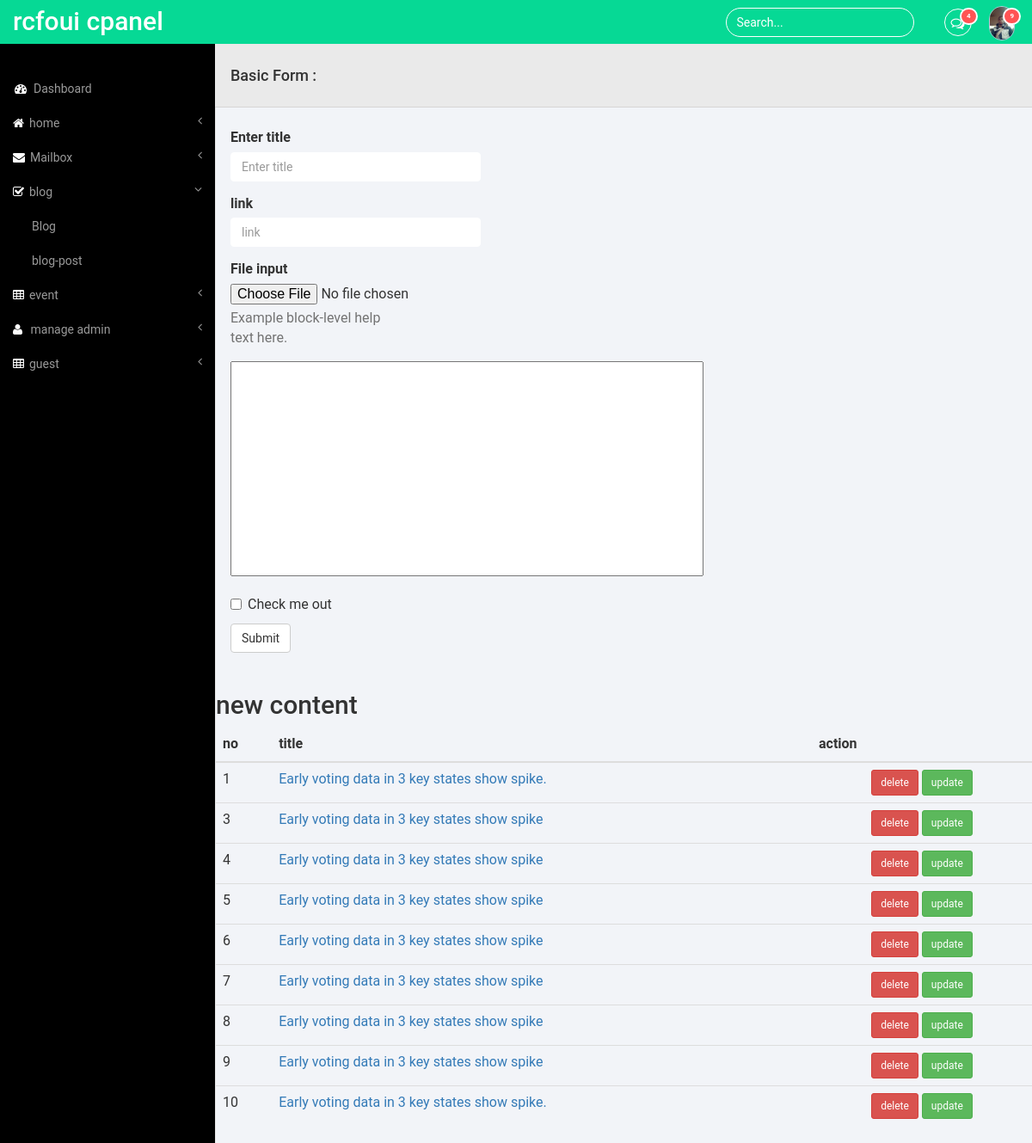
The app's page /publicity/hod/blog.php?epr=hod (signed in) with its own data.
### tables this page shows
CREATE TABLE `blog` (
  `id` int(11) NOT NULL,
  `title` text NOT NULL,
  `img` text NOT NULL,
  `link` text NOT NULL,
  `cat` varchar(1000) NOT NULL,
  `note` text NOT NULL,
  `date` timestamp NOT NULL DEFAULT CURRENT_TIMESTAMP ON UPDATE CURRENT_TIMESTAMP,
  `author` text NOT NULL
);

### publicity/hod/blog.php (the view, shortened to what this page needs)
<?php
require '../../php/db.php';
$epr="";
if (isset($_GET['epr']))
	$epr=$_GET['epr'];
?>
<!DOCTYPE html>
<html>
<head>
	<?php
	include '../adminnavbar.php';
	?>
	<?php
		if($epr=='update')
		{
			$id=$_GET['id'];
			$row="SELECT * FROM blog WHERE id='$id'";
			if ($result = mysqli_query($conn, $row)){
			$st_row=mysqli_fetch_assoc($result);
		}
			?>
			<div class="form-grids row widget-shadow"
				data-example-id="basic-forms">
				<div class="form-title">
					<h4>Basic Form :</h4>
				</div>
				<div class="form-body">
					<form method="post" enctype="multipart/form-data" action="blog.php?epr=saveup">
					<div class="form-group">
							<label for="title">
								id
							</label>
							<input type="text" class="form-control form-upload" id="exampleInputEmail1" value="<?php echo $st_row['id']?>" name="id" placeholder="Enter title">
						</div>
					<div class="form-group">
							<label for="title">
								Enter title
							</label>
							<input type="text" class="form-control form-upload" id="exampleInputEmail1" value="<?php echo $st_row['title']?>" name="title" placeholder="Enter title">
						</div>
						<div class="form-group">
							<label for="link">link</label>
							 <input type="text" value="<?php echo $st_row['link']?>" name="link" class="form-control form-upload" id="exampleInputPassword1" placeholder="link">
						</div>
						<div class="form-group">
							<label for="exampleInputFile">File input</label>
							<input type="file" value="<?php echo '../upload/$st_row["img"]';?>" name="img" id="exampleInputFile">
							<p class="help-block">Example block-level help text here.</p>
						</div>
						<div class="form-group">
							<textarea class="form-note" name="note"><?php echo $st_row['note']?></textarea>
						</div>
						<div class="checkbox">
							<label> <input type="checkbox"> Check me out </label>
						</div>
						<button type="submit" name="btnsave" class="btn btn-default">
							Submit
						</button>
							</form>
						</div>
		<?php
		}else{
			?>
			<div class="form-grids row widget-shadow"
				data-example-id="basic-forms">
				<div class="form-title">
					<h4>Basic Form :</h4>
				</div>
				<div class="form-body">
					<form method="post" enctype="multipart/form-data" action='blog.php?epr=save'>
						<div class="form-group">
							<label for="title">
								Enter title
							</label>
							<input type="text" class="form-control form-upload" id="exampleInputEmail1" name="title" placeholder="Enter title">
						</div>
						<div class="form-group">
							<label for="link">link</label>
							 <input type="text" name="link" class="form-control form-upload" id="exampleInputPassword1" placeholder="link">
						</div>
						<div class="form-group">
							<label for="exampleInputFile">File input</label>
							<input type="file" name="img" id="exampleInputFile">
							<p class="help-block">Example block-level help text here.</p>
						</div>
						<div class="form-group">
							<textarea class="form-note" name="note"></textarea>
						</div>
						<div class="checkbox">
							<label> <input type="checkbox"> Check me out </label>
						</div>
						<button type="submit" name="btnsave" class="btn btn-default">
							Submit
						</button>
							</form>
						</div>
					</div>
<?php
}
?>
	<h2>new content</h2>
	<div class="table-responsive">
  				<table class="table">
		<thead>
			<th>no</th>
			<th>title</th>
			<th>action</th>
		</thead>
		<?php
		$sql="SELECT * FROM blog";
		if ($result = mysqli_query($conn, $sql)){
			while ($row=mysqli_fetch_assoc($result)) {
				echo "<tr class='table-row'>
					<td >".$row['id']."</td>
					<td id='title'><a href='".$row["link"]."'>
			        			  ".$row["title"]."
			        	</a></td>
					<td align='center'>
						<a class='btn btn-sm btn-danger' href='blog.php?epr=delete&id=".$row['id']."'>delete</a>
						<a class='btn btn-sm btn-success' href='blog.php?epr=update&id=".$row['id']."'>update</a>
					</td>
				</tr>";
			}}
		?>
	</table>
	</div>
	</div>
</body>
</html>

### php/style.css (style rules this page uses)
html, body { font-family: 'Roboto', sans-serif; font-size: 100%; background: #000; overflow-x: hidden; }
.form-control { background: none; border: 1px solid #fff; border-radius: 20px; box-shadow: none; }
.form-group { width: 200px; }
.form-upload { width: 291px; border-radius: 4px; background: #fff; color: #000; }
.form-title { padding: 1em 2em; background-color: #EAEAEA; border-bottom: 1px solid #D6D5D5; }
.form-body { padding: 1.5em 2em; }
.form-note { width: 550px; height: 250px; resize: none; }

### records on screen
blog: id "1", title "Early voting data in 3 key states show spike."
blog: id "3", title "Early voting data in 3 key states show spike"
blog: id "4", title "Early voting data in 3 key states show spike"
blog: id "5", title "Early voting data in 3 key states show spike"
blog: id "6", title "Early voting data in 3 key states show spike"
blog: id "7", title "Early voting data in 3 key states show spike"
blog: id "8", title "Early voting data in 3 key states show spike"
blog: id "9", title "Early voting data in 3 key states show spike"
blog: id "10", title "Early voting data in 3 key states show spike."
